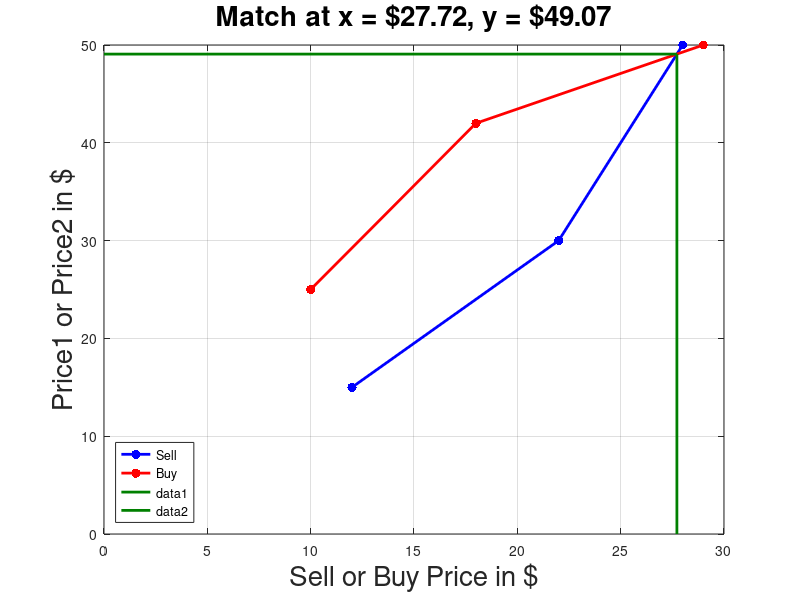

Write MATLAB code to recreate this figure.
clear all
close all

% Para 2 señales
Sell = [12,22,28]
Price1 = [15,30,50]
Buy = [10,18,29]
Price2 = [25,42,50,]


plot(Sell, Price1, 'b.-', 'LineWidth', 2, 'MarkerSize', 20);
grid on;
hold on;
plot(Buy, Price2, 'r.-', 'LineWidth', 2, 'MarkerSize', 20);
legend('Sell', 'Buy', 'location', 'southwest');	
xlabel('Sell or Buy Price in $', 'FontSize', 20);
ylabel('Price1 or Price2 in $', 'FontSize', 20);

% Get equations for the last two line segments.
coeff1 = polyfit(Sell(2:3), Price1(2:3), 1)
coeff2 = polyfit(Buy(2:3), Price2(2:3), 1)

% Find out where the lines are equal.
% ax + b = cx + d.  Find x
% x = (d-b) / (a-c)

% Aquí hay que tener en cuenta casos en los que haya 0 cortes, 1 corte o
% más de 1
matchPrice = (coeff2(2) - coeff1(2)) / (coeff1(1) - coeff2(1))
y = coeff1(1) * matchPrice + coeff1(2)


caption = sprintf('Match at x = $%.2f, y = $%.2f', matchPrice, y);
title(caption, 'FontSize', 20);
% Draw lines in dark green color.
darkGreen = [0, 0.5, 0];
line([matchPrice, matchPrice], [0, y], 'Color', darkGreen, 'LineWidth', 2);
line([0, matchPrice], [y, y], 'Color', darkGreen, 'LineWidth', 2);
fprintf('Done running %s.m ...\n', mfilename);